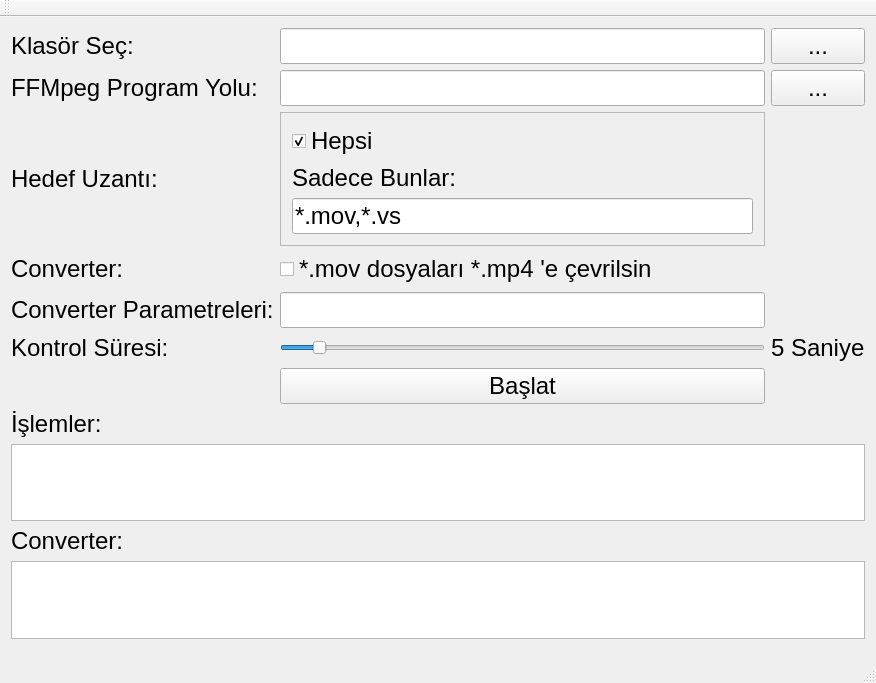
<?xml version="1.0" encoding="UTF-8"?>
<ui version="4.0">
 <class>MainWindow</class>
 <widget class="QMainWindow" name="MainWindow">
  <property name="geometry">
   <rect>
    <x>0</x>
    <y>0</y>
    <width>876</width>
    <height>683</height>
   </rect>
  </property>
  <property name="font">
   <font>
    <pointsize>18</pointsize>
   </font>
  </property>
  <property name="windowTitle">
   <string>MainWindow</string>
  </property>
  <widget class="QWidget" name="centralWidget">
   <layout class="QGridLayout" name="gridLayout">
    <item row="9" column="0">
     <widget class="QLabel" name="label_8">
      <property name="text">
       <string>Converter:</string>
      </property>
     </widget>
    </item>
    <item row="0" column="1">
     <widget class="QLineEdit" name="lineEdit"/>
    </item>
    <item row="3" column="0">
     <widget class="QLabel" name="label_9">
      <property name="text">
       <string>Converter:</string>
      </property>
     </widget>
    </item>
    <item row="4" column="0">
     <widget class="QLabel" name="label_10">
      <property name="text">
       <string>Converter Parametreleri:</string>
      </property>
     </widget>
    </item>
    <item row="5" column="1">
     <widget class="QSlider" name="horizontalSlider">
      <property name="minimum">
       <number>1</number>
      </property>
      <property name="maximum">
       <number>60</number>
      </property>
      <property name="singleStep">
       <number>1</number>
      </property>
      <property name="value">
       <number>5</number>
      </property>
      <property name="orientation">
       <enum>Qt::Horizontal</enum>
      </property>
     </widget>
    </item>
    <item row="5" column="2">
     <widget class="QLabel" name="label_3">
      <property name="text">
       <string>5 Saniye</string>
      </property>
     </widget>
    </item>
    <item row="2" column="1">
     <widget class="QFrame" name="frame">
      <property name="frameShape">
       <enum>QFrame::StyledPanel</enum>
      </property>
      <property name="frameShadow">
       <enum>QFrame::Raised</enum>
      </property>
      <layout class="QGridLayout" name="gridLayout_2">
       <item row="1" column="0">
        <widget class="QLabel" name="label_5">
         <property name="text">
          <string>Sadece Bunlar:</string>
         </property>
        </widget>
       </item>
       <item row="2" column="0">
        <widget class="QLineEdit" name="lineEdit_2">
         <property name="text">
          <string>*.mov,*.vs</string>
         </property>
        </widget>
       </item>
       <item row="0" column="0">
        <widget class="QCheckBox" name="checkBox">
         <property name="text">
          <string>Hepsi</string>
         </property>
         <property name="checked">
          <bool>true</bool>
         </property>
        </widget>
       </item>
      </layout>
     </widget>
    </item>
    <item row="1" column="0">
     <widget class="QLabel" name="label_7">
      <property name="text">
       <string>FFMpeg Program Yolu:</string>
      </property>
     </widget>
    </item>
    <item row="1" column="1">
     <widget class="QLineEdit" name="lineEdit_3"/>
    </item>
    <item row="7" column="0" colspan="3">
     <widget class="QLabel" name="label_6">
      <property name="text">
       <string>İşlemler:</string>
      </property>
     </widget>
    </item>
    <item row="3" column="1">
     <widget class="QCheckBox" name="checkBox_2">
      <property name="text">
       <string>*.mov dosyaları *.mp4 'e çevrilsin</string>
      </property>
     </widget>
    </item>
    <item row="1" column="2">
     <widget class="QPushButton" name="pushButton_3">
      <property name="text">
       <string>...</string>
      </property>
     </widget>
    </item>
    <item row="4" column="1">
     <widget class="QLineEdit" name="lineEdit_4"/>
    </item>
    <item row="6" column="1">
     <widget class="QPushButton" name="pushButton_2">
      <property name="text">
       <string>Başlat</string>
      </property>
     </widget>
    </item>
    <item row="10" column="0" colspan="3">
     <widget class="QTextEdit" name="textEdit_2"/>
    </item>
    <item row="0" column="0">
     <widget class="QLabel" name="label">
      <property name="text">
       <string>Klasör Seç:</string>
      </property>
     </widget>
    </item>
    <item row="0" column="2">
     <widget class="QPushButton" name="pushButton">
      <property name="text">
       <string>...</string>
      </property>
     </widget>
    </item>
    <item row="2" column="0">
     <widget class="QLabel" name="label_4">
      <property name="text">
       <string>Hedef Uzantı:</string>
      </property>
     </widget>
    </item>
    <item row="5" column="0">
     <widget class="QLabel" name="label_2">
      <property name="text">
       <string>Kontrol Süresi:</string>
      </property>
     </widget>
    </item>
    <item row="8" column="0" colspan="3">
     <widget class="QTextEdit" name="textEdit"/>
    </item>
   </layout>
  </widget>
  <widget class="QMenuBar" name="menuBar">
   <property name="geometry">
    <rect>
     <x>0</x>
     <y>0</y>
     <width>876</width>
     <height>20</height>
    </rect>
   </property>
  </widget>
  <widget class="QToolBar" name="mainToolBar">
   <attribute name="toolBarArea">
    <enum>TopToolBarArea</enum>
   </attribute>
   <attribute name="toolBarBreak">
    <bool>false</bool>
   </attribute>
  </widget>
  <widget class="QStatusBar" name="statusBar"/>
 </widget>
 <layoutdefault spacing="6" margin="11"/>
 <resources/>
 <connections/>
</ui>
